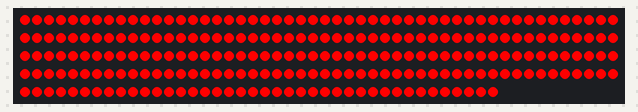
Simulated run of this sketch. Board: Arduino Uno, built with avr-gcc and run on an emulated ATmega328P. Parts: 240 RGB LEDs in strip order, left to right, continuing on the next row.

Above: at 0.1 s.

The sketch:

LEDCheck.ino
```cpp
#include <FastLED.h>
#define LED_PIN     5
#define LED_TYPE    WS2811
#define COLOR_ORDER GRB

#define NUM_LEDS    240
CRGB leds[NUM_LEDS];

void setup() {
  FastLED.addLeds<LED_TYPE, LED_PIN, COLOR_ORDER>(leds, NUM_LEDS).setCorrection( TypicalLEDStrip );
}

int colorx = 0;
void loop() {
  // put your main code here, to run repeatedly:


  leds[0] = CRGB::Red;
  for(int i = 1; i < NUM_LEDS; i++) {
    leds[i] = leds[i-1];
  }

  colorx++;
  if(colorx > 100) colorx = 0;

  FastLED.show();
}
```
